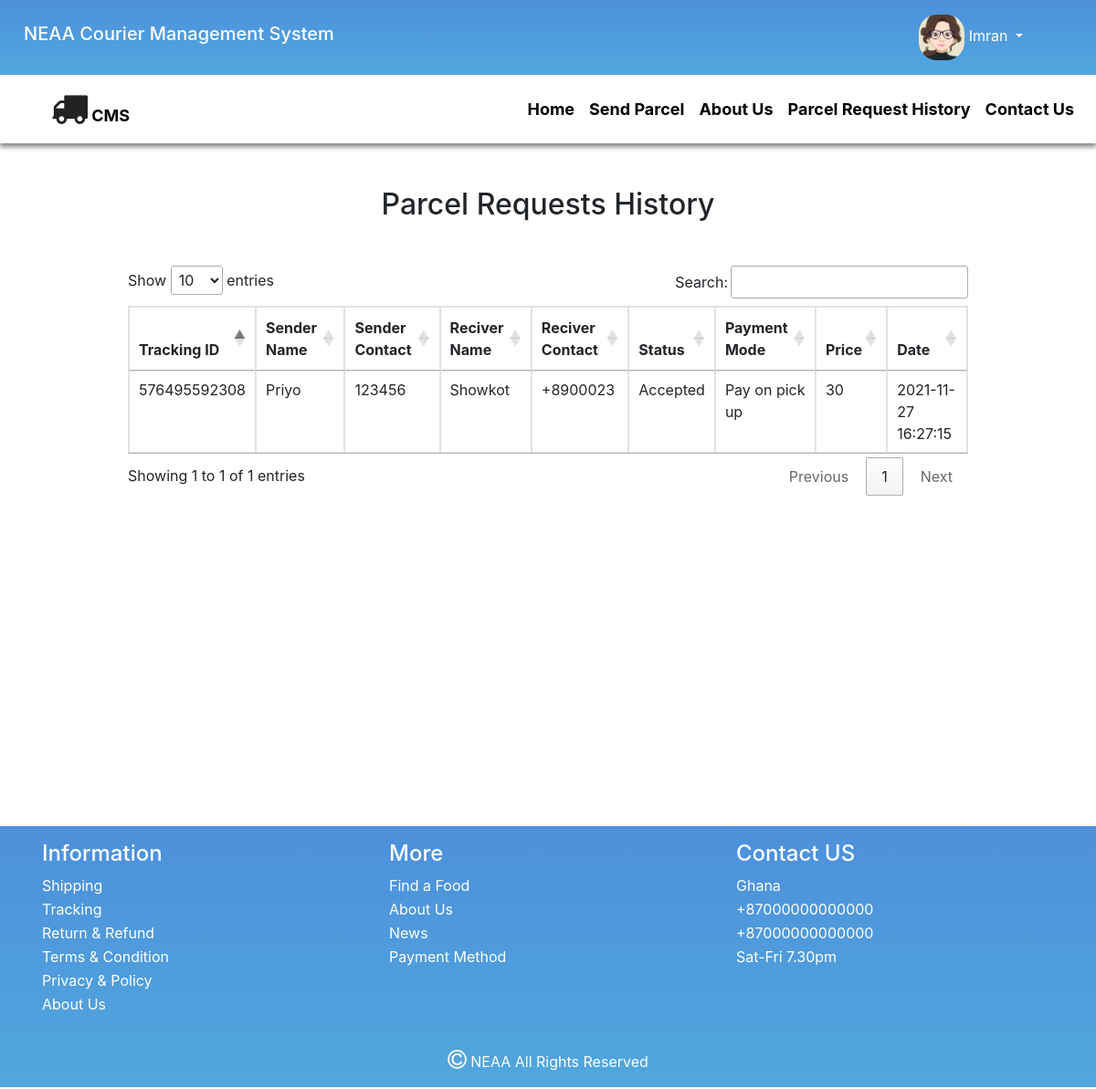
Screenshot of /request_history.php (signed in) with the database file from the repository.
### tables this page shows
CREATE TABLE `parcel_requests` (
  `id` int(30) NOT NULL,
  `reference_number` varchar(100) NOT NULL,
  `sfname` text NOT NULL,
  `slname` text NOT NULL,
  `sender_address` text NOT NULL,
  `sender_contact` text NOT NULL,
  `rfname` text NOT NULL,
  `rlname` text NOT NULL,
  `recipient_address` text NOT NULL,
  `recipient_contact` text NOT NULL,
  `type` int(1) NOT NULL COMMENT '1 = Deliver, 2=Pickup',
  `from_branch_id` varchar(30) NOT NULL,
  `to_branch_id` varchar(30) NOT NULL,
  `weight` varchar(100) NOT NULL,
  `height` varchar(100) NOT NULL,
  `width` varchar(100) NOT NULL,
  `length` varchar(100) NOT NULL,
  `price` float NOT NULL,
  `payment_mode` int(11) NOT NULL,
  `status` int(2) NOT NULL DEFAULT 0,
  `user_id` int(11) NOT NULL,
  `date_created` datetime NOT NULL DEFAULT current_timestamp()
);

### request_history.php (the view, shortened to what this page needs)
<!doctype html>
<html lang="en">
<head>
    <link rel="stylesheet" href="css/style.css">
    <link rel="stylesheet" href="https://stackpath.bootstrapcdn.com/bootstrap/4.3.1/css/bootstrap.min.css">
    <link rel="stylesheet" href="https://maxcdn.bootstrapcdn.com/font-awesome/4.7.0/css/font-awesome.min.css">
    <link rel="stylesheet" href="//cdn.datatables.net/1.11.3/css/jquery.dataTables.min.css">
</head>
<body>
    <?php
    include('php-layout-files/navbar.php');
    ?>
    <?php
    include('php-functions/php_query_functions.php');
    ?>
    <section>
        <div class="container my-5">
            <h2 class="text-center">Parcel Requests History</h2>
            <div class="row mt-5">
                <div class="col-md-10 mx-auto">
                    <?php
                    $user_id = $_SESSION['user_id'];
                    $sql = "SELECT * FROM `parcel_requests` where user_id=$user_id";
                    $result = $con->query($sql);
                    if (mysqli_num_rows($result) > 0) {
                    ?>
                        <table class="table table-bordered">
                            <thead>
                                <tr>
                                    <th>Tracking ID</th>
                                    <th>Sender Name</th>
                                    <th>Sender Contact</th>
                                    <th>Reciver Name</th>
                                    <th>Reciver Contact</th>
                                    <th>Status</th>
                                    <th>Payment Mode</th>
                                    <th>Price</th>
                                    <th>Date</th>
                                </tr>
                            </thead>
                            <tbody>
                                <?php
                                while ($row = mysqli_fetch_array($result)) {
                                ?>
                                    <tr>
                                        <td scope="row"><?php echo $row['reference_number'] ?></td>
                                        <td><?php echo $row['sfname'] ?></td>
                                        <td><?php echo $row['sender_contact'] ?></td>
                                        <td><?php echo $row['rfname'] ?></td>
                                        <td><?php echo $row['recipient_contact'] ?></td>
                                        <td><?php echo $row['status'] > 7 ? "Accepted" : 'In Processing' ?></td>
                                        <td><?php echo $row['payment_mode'] ==1 ? "Pay on pick up" : 'Via Momo' ?></td>
                                        <td><?php echo $row['price'] ?></td>
                                        <td><?php echo $row['date_created'] ?></td>
                                    </tr>
                                <?php
                                }
                                ?>
                            </tbody>
                        </table>
                    <?php
                    } else {
                    ?>
                        <h4 class="text-center">
                            No Available History
                        </h4>
                    <?php
                    }
                    ?>
                </div>
            </div>
        </div>
    </section>
    <?php include('php-layout-files/footer.php') ?>
</body>
</html>

### css/style.css (style rules this page uses)
section { min-height: 700px !important; }

### rows the page displays
parcel_requests: reference_number "576495592308", sfname "Priyo", sender_contact "123456", rfname "Showkot", recipient_contact "+8900023", status "Accepted", payment_mode "Pay on pick up", price "30", date_created "2021-11-27 16:27:15"

### other values shown
$_SESSION['name'] "Imran"
